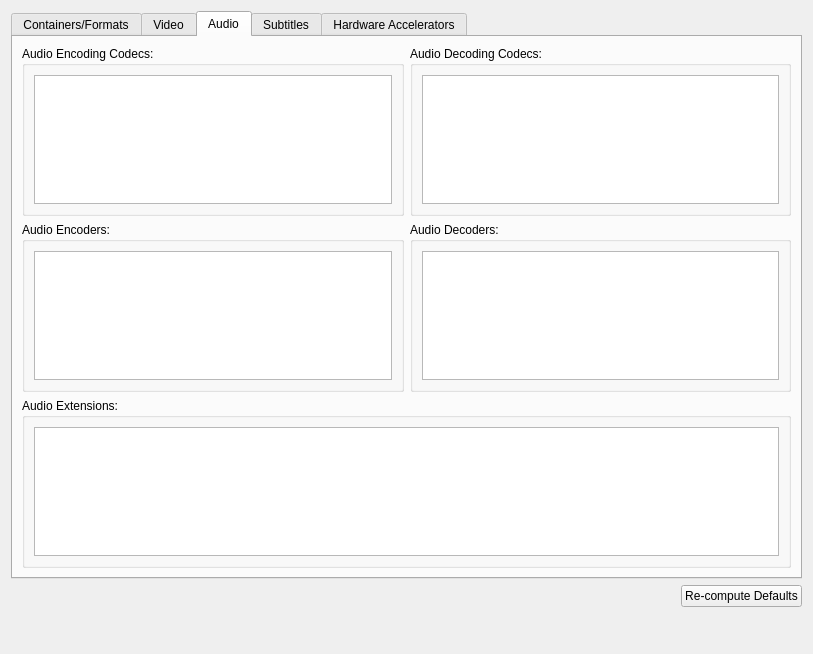
<?xml version="1.0" encoding="UTF-8"?>
<ui version="4.0">
 <class>NMediaManager::NPreferences::NUi::CFFMpegInfo</class>
 <widget class="QWidget" name="NMediaManager::NPreferences::NUi::CFFMpegInfo">
  <property name="geometry">
   <rect>
    <x>0</x>
    <y>0</y>
    <width>813</width>
    <height>654</height>
   </rect>
  </property>
  <property name="windowTitle">
   <string>Form</string>
  </property>
  <layout class="QVBoxLayout" name="verticalLayout">
   <item>
    <widget class="QTabWidget" name="tabWidget">
     <property name="currentIndex">
      <number>2</number>
     </property>
     <widget class="QWidget" name="containersTab">
      <attribute name="title">
       <string>Containers/Formats</string>
      </attribute>
      <layout class="QVBoxLayout" name="verticalLayout_4">
       <item>
        <widget class="QGroupBox" name="supportedFormatsGB">
         <property name="title">
          <string>Containers:</string>
         </property>
         <layout class="QVBoxLayout" name="verticalLayout_6">
          <item>
           <widget class="QListWidget" name="supportedFormats">
            <property name="editTriggers">
             <set>QAbstractItemView::NoEditTriggers</set>
            </property>
            <property name="sortingEnabled">
             <bool>true</bool>
            </property>
           </widget>
          </item>
         </layout>
        </widget>
       </item>
      </layout>
     </widget>
     <widget class="QWidget" name="videoTab">
      <attribute name="title">
       <string>Video</string>
      </attribute>
      <layout class="QGridLayout" name="gridLayout">
       <item row="0" column="0">
        <widget class="QGroupBox" name="videoEncodingCodecsGB">
         <property name="title">
          <string>Video Encoding Codecs:</string>
         </property>
         <layout class="QVBoxLayout" name="verticalLayout_7">
          <item>
           <widget class="QListWidget" name="videoEncodingCodecs">
            <property name="sortingEnabled">
             <bool>true</bool>
            </property>
           </widget>
          </item>
         </layout>
        </widget>
       </item>
       <item row="0" column="1">
        <widget class="QGroupBox" name="videoDecodingCodecsGB">
         <property name="title">
          <string>Video Decoding Codecs:</string>
         </property>
         <layout class="QVBoxLayout" name="verticalLayout_8">
          <item>
           <widget class="QListWidget" name="videoDecodingCodecs">
            <property name="sortingEnabled">
             <bool>true</bool>
            </property>
           </widget>
          </item>
         </layout>
        </widget>
       </item>
       <item row="1" column="0">
        <widget class="QGroupBox" name="videoEncodersGB">
         <property name="title">
          <string>Video Encoders:</string>
         </property>
         <layout class="QVBoxLayout" name="verticalLayout_9">
          <item>
           <widget class="QListWidget" name="videoEncoders">
            <property name="sortingEnabled">
             <bool>true</bool>
            </property>
           </widget>
          </item>
         </layout>
        </widget>
       </item>
       <item row="1" column="1">
        <widget class="QGroupBox" name="videoDecodersGB">
         <property name="title">
          <string>Video Decoders:</string>
         </property>
         <layout class="QVBoxLayout" name="verticalLayout_18">
          <item>
           <widget class="QListWidget" name="videoDecoders">
            <property name="sortingEnabled">
             <bool>true</bool>
            </property>
           </widget>
          </item>
         </layout>
        </widget>
       </item>
       <item row="2" column="0" colspan="2">
        <widget class="QGroupBox" name="videoExtensionsGB">
         <property name="title">
          <string>Video Extensions:</string>
         </property>
         <layout class="QVBoxLayout" name="verticalLayout_5">
          <item>
           <widget class="QListWidget" name="videoExtensions">
            <property name="sortingEnabled">
             <bool>true</bool>
            </property>
           </widget>
          </item>
         </layout>
        </widget>
       </item>
      </layout>
     </widget>
     <widget class="QWidget" name="audioTab">
      <attribute name="title">
       <string>Audio</string>
      </attribute>
      <layout class="QGridLayout" name="gridLayout_2">
       <item row="0" column="0">
        <widget class="QGroupBox" name="audioEncodingCodecsGB">
         <property name="title">
          <string>Audio Encoding Codecs:</string>
         </property>
         <layout class="QVBoxLayout" name="verticalLayout_13">
          <item>
           <widget class="QListWidget" name="audioEncodingCodecs">
            <property name="sortingEnabled">
             <bool>true</bool>
            </property>
           </widget>
          </item>
         </layout>
        </widget>
       </item>
       <item row="0" column="1">
        <widget class="QGroupBox" name="audioDecodingCodecsGB">
         <property name="title">
          <string>Audio Decoding Codecs:</string>
         </property>
         <layout class="QVBoxLayout" name="verticalLayout_19">
          <item>
           <widget class="QListWidget" name="audioDecodingCodecs">
            <property name="sortingEnabled">
             <bool>true</bool>
            </property>
           </widget>
          </item>
         </layout>
        </widget>
       </item>
       <item row="1" column="0">
        <widget class="QGroupBox" name="audioEncodersGB">
         <property name="title">
          <string>Audio Encoders:</string>
         </property>
         <layout class="QVBoxLayout" name="verticalLayout_12">
          <item>
           <widget class="QListWidget" name="audioEncoders">
            <property name="sortingEnabled">
             <bool>true</bool>
            </property>
           </widget>
          </item>
         </layout>
        </widget>
       </item>
       <item row="1" column="1">
        <widget class="QGroupBox" name="audioDecodersGB">
         <property name="title">
          <string>Audio Decoders:</string>
         </property>
         <layout class="QVBoxLayout" name="verticalLayout_10">
          <item>
           <widget class="QListWidget" name="audioDecoders">
            <property name="sortingEnabled">
             <bool>true</bool>
            </property>
           </widget>
          </item>
         </layout>
        </widget>
       </item>
       <item row="2" column="0" colspan="2">
        <widget class="QGroupBox" name="audioExtensionsGB">
         <property name="title">
          <string>Audio Extensions:</string>
         </property>
         <layout class="QVBoxLayout" name="verticalLayout_11">
          <item>
           <widget class="QListWidget" name="audioExtensions">
            <property name="sortingEnabled">
             <bool>true</bool>
            </property>
           </widget>
          </item>
         </layout>
        </widget>
       </item>
      </layout>
     </widget>
     <widget class="QWidget" name="subtitleTab">
      <attribute name="title">
       <string>Subtitles</string>
      </attribute>
      <layout class="QGridLayout" name="gridLayout_3">
       <item row="0" column="0">
        <widget class="QGroupBox" name="subtitleEncodingCodecsGB">
         <property name="title">
          <string>Subtitle Encoding Codecs:</string>
         </property>
         <layout class="QVBoxLayout" name="verticalLayout_20">
          <item>
           <widget class="QListWidget" name="subtitleEncodingCodecs">
            <property name="sortingEnabled">
             <bool>true</bool>
            </property>
           </widget>
          </item>
         </layout>
        </widget>
       </item>
       <item row="0" column="1">
        <widget class="QGroupBox" name="subtitleDecodingCodecsGB">
         <property name="title">
          <string>Subtitle Decoding Codecs:</string>
         </property>
         <layout class="QVBoxLayout" name="verticalLayout_21">
          <item>
           <widget class="QListWidget" name="subtitleDecodingCodecs">
            <property name="sortingEnabled">
             <bool>true</bool>
            </property>
           </widget>
          </item>
         </layout>
        </widget>
       </item>
       <item row="1" column="0">
        <widget class="QGroupBox" name="subtitleEncodersGB">
         <property name="title">
          <string>Subtitle Encoders:</string>
         </property>
         <layout class="QVBoxLayout" name="verticalLayout_15">
          <item>
           <widget class="QListWidget" name="subtitleEncoders">
            <property name="sortingEnabled">
             <bool>true</bool>
            </property>
           </widget>
          </item>
         </layout>
        </widget>
       </item>
       <item row="1" column="1">
        <widget class="QGroupBox" name="subtitleDecodersGB">
         <property name="title">
          <string>Subtitle Decoders:</string>
         </property>
         <layout class="QVBoxLayout" name="verticalLayout_16">
          <item>
           <widget class="QListWidget" name="subtitleDecoders">
            <property name="sortingEnabled">
             <bool>true</bool>
            </property>
           </widget>
          </item>
         </layout>
        </widget>
       </item>
       <item row="2" column="0" colspan="2">
        <widget class="QGroupBox" name="subtitleExtensionsGB">
         <property name="title">
          <string>Subtitle Extensions:</string>
         </property>
         <layout class="QVBoxLayout" name="verticalLayout_14">
          <item>
           <widget class="QListWidget" name="subtitleExtensions">
            <property name="sortingEnabled">
             <bool>true</bool>
            </property>
           </widget>
          </item>
         </layout>
        </widget>
       </item>
      </layout>
     </widget>
     <widget class="QWidget" name="hwAccelerators">
      <attribute name="title">
       <string>Hardware Accelerators</string>
      </attribute>
      <layout class="QVBoxLayout" name="verticalLayout_3">
       <item>
        <widget class="QGroupBox" name="hwAccelsGB">
         <property name="title">
          <string>Hardware Accelerators</string>
         </property>
         <layout class="QVBoxLayout" name="verticalLayout_17">
          <item>
           <widget class="QListWidget" name="hwAccels"/>
          </item>
         </layout>
        </widget>
       </item>
      </layout>
     </widget>
    </widget>
   </item>
   <item>
    <layout class="QHBoxLayout" name="horizontalLayout_2">
     <item>
      <spacer name="horizontalSpacer">
       <property name="orientation">
        <enum>Qt::Horizontal</enum>
       </property>
       <property name="sizeHint" stdset="0">
        <size>
         <width>40</width>
         <height>20</height>
        </size>
       </property>
      </spacer>
     </item>
     <item>
      <widget class="QPushButton" name="recomputeBtn">
       <property name="text">
        <string>Re-compute Defaults</string>
       </property>
      </widget>
     </item>
    </layout>
   </item>
   <item>
    <spacer name="verticalSpacer_6">
     <property name="orientation">
      <enum>Qt::Vertical</enum>
     </property>
     <property name="sizeHint" stdset="0">
      <size>
       <width>20</width>
       <height>227</height>
      </size>
     </property>
    </spacer>
   </item>
  </layout>
 </widget>
 <tabstops>
  <tabstop>tabWidget</tabstop>
  <tabstop>recomputeBtn</tabstop>
  <tabstop>supportedFormats</tabstop>
  <tabstop>videoEncodingCodecs</tabstop>
  <tabstop>videoDecodingCodecs</tabstop>
  <tabstop>videoEncoders</tabstop>
  <tabstop>videoDecoders</tabstop>
  <tabstop>videoExtensions</tabstop>
  <tabstop>audioEncodingCodecs</tabstop>
  <tabstop>audioDecodingCodecs</tabstop>
  <tabstop>audioEncoders</tabstop>
  <tabstop>audioDecoders</tabstop>
  <tabstop>audioExtensions</tabstop>
  <tabstop>subtitleEncodingCodecs</tabstop>
  <tabstop>subtitleDecodingCodecs</tabstop>
  <tabstop>subtitleEncoders</tabstop>
  <tabstop>subtitleDecoders</tabstop>
  <tabstop>subtitleExtensions</tabstop>
  <tabstop>hwAccels</tabstop>
 </tabstops>
 <resources>
  <include location="../../SABUtils/resources/SABUtils.qrc"/>
 </resources>
 <connections/>
</ui>
